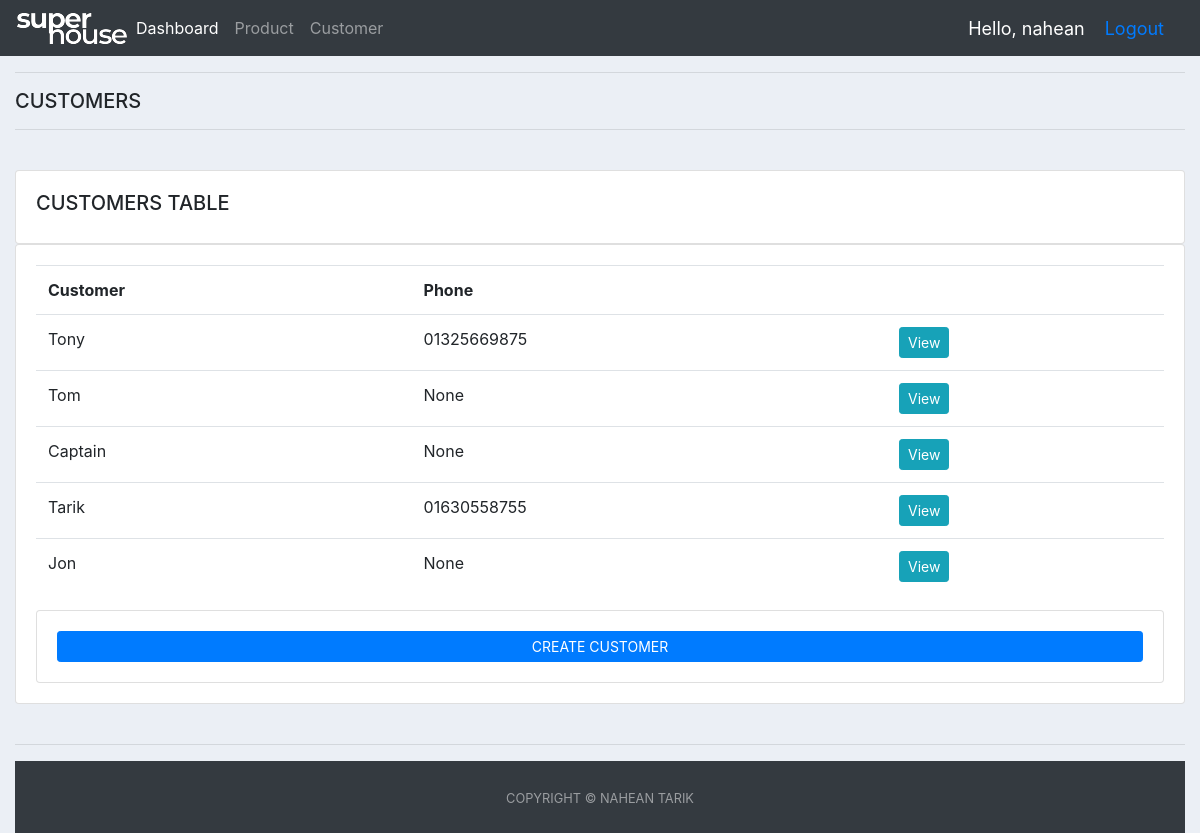
The app's page /customer_page/ (signed in), older data.
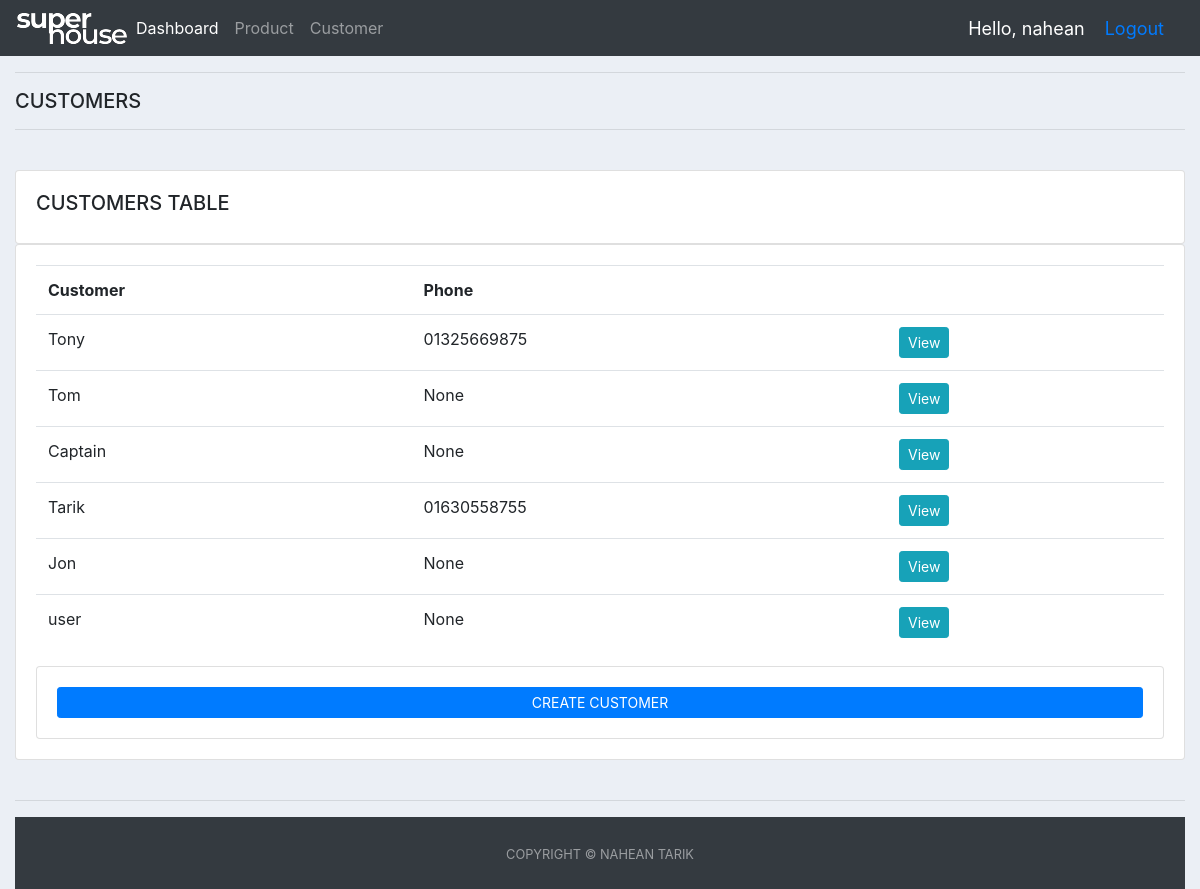
The same page, newer data.
### accounts/models.py (models this page shows, shortened)
class Customer(models.Model):
    user = models.OneToOneField(
        User, null=True, blank=True, on_delete=models.CASCADE)
    name = models.CharField(max_length=200, null=True)
    phone = models.CharField(max_length=200, null=True)
    email = models.CharField(max_length=200, null=True)
    profile_pic = models.ImageField(
        default="profile1.png", null=True, blank=True)
    date_created = models.DateTimeField(auto_now_add=True, null=True)

### accounts/decorators.py (the view)
        def wrapper_func(request, *args, **kwargs):
            group = None
            if request.user.groups.exists():
                group = request.user.groups.all()[0].name
            if group in allowed_roles:
                return view_func(request, *args, **kwargs)
            else:
                return HttpResponse('You are not authorized to view this page')

### accounts/views.py (called while the page is built)
@login_required(login_url='login')
@allowed_users(allowed_roles=['admin'])
def customerPage(request):
    customers = Customer.objects.all()
    context = {'customers': customers}
    return render(request, 'accounts/customer_page.html', context)

### accounts/templates/accounts/customer_page.html
{% extends 'accounts/main.html' %} {% block content %}
<div class="row">
  <div class="col-md">
    <h5>CUSTOMERS</h5>
    <hr />
    <class class="container-fluid">
      <br />
      <class class="row">
        <div class="col-md">
          <div class="card card-body">
            <h5>CUSTOMERS TABLE</h5>
          </div>
          <div class="card card-body">
            <table class="table">
              <tr>
                <th>Customer</th>
                <th>Phone</th>
                <th></th>
              </tr>
              {% for i in customers %}
              <tr>
                <td>{{i.name}}</td>
                <td>{{i.phone}}</td>
                <td>
                  <a
                    class="btn btn-sm btn-info"
                    href="{% url 'customer' i.id %}"
                    >View</a
                  >
                </td>
              </tr>
              {% endfor %}
            </table>
            <div class="card card-body">
              <a
                class="prevent-submit btn btn-primary btn-sm btn-block"
                href="#"
                >CREATE CUSTOMER</a
              >
            </div>
          </div>
        </div>
      </class>
    </class>
  </div>
</div>
{% endblock %}

Row changes from the older to the newer data that the page shows:
added Customer: name "user", phone "None"
